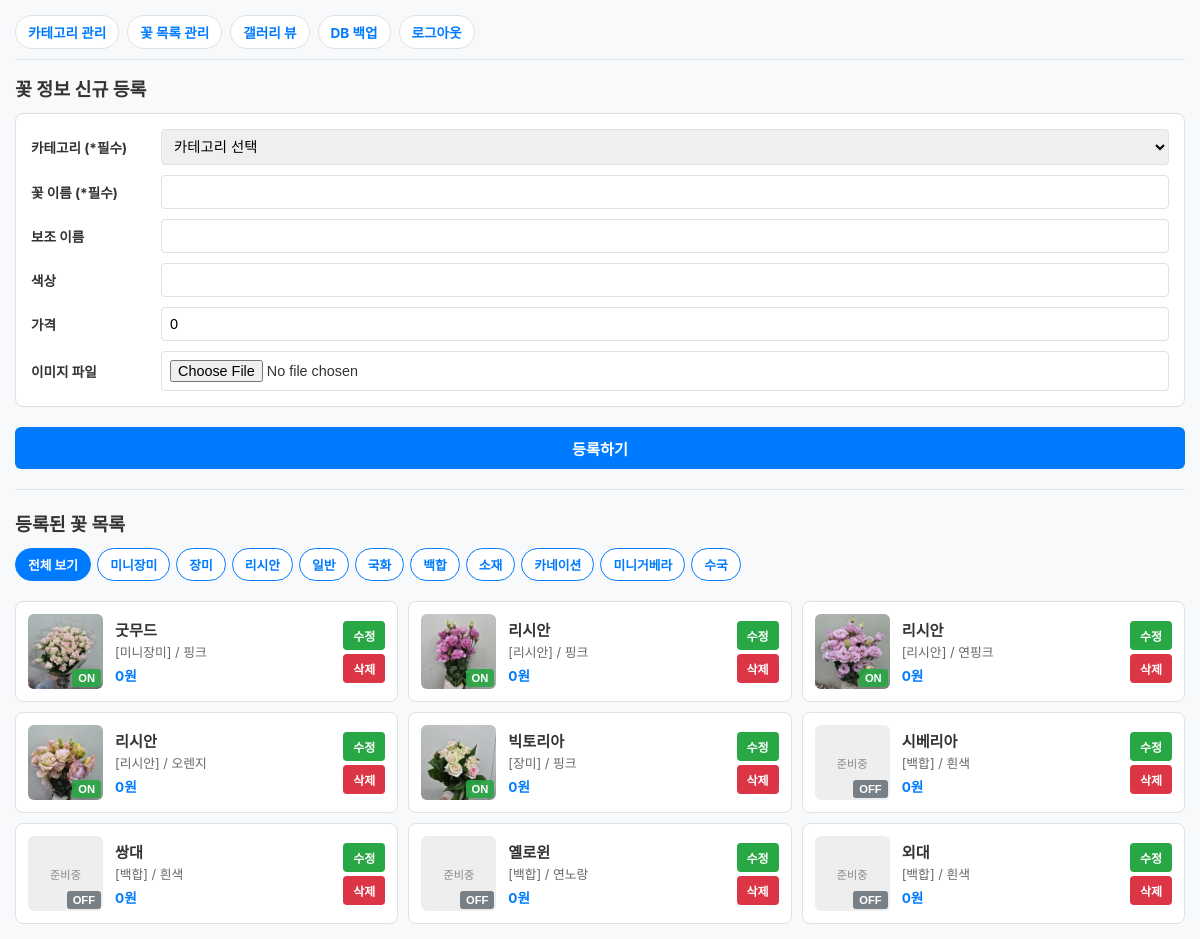
Before: /admin/flower (signed in) with the older database file.
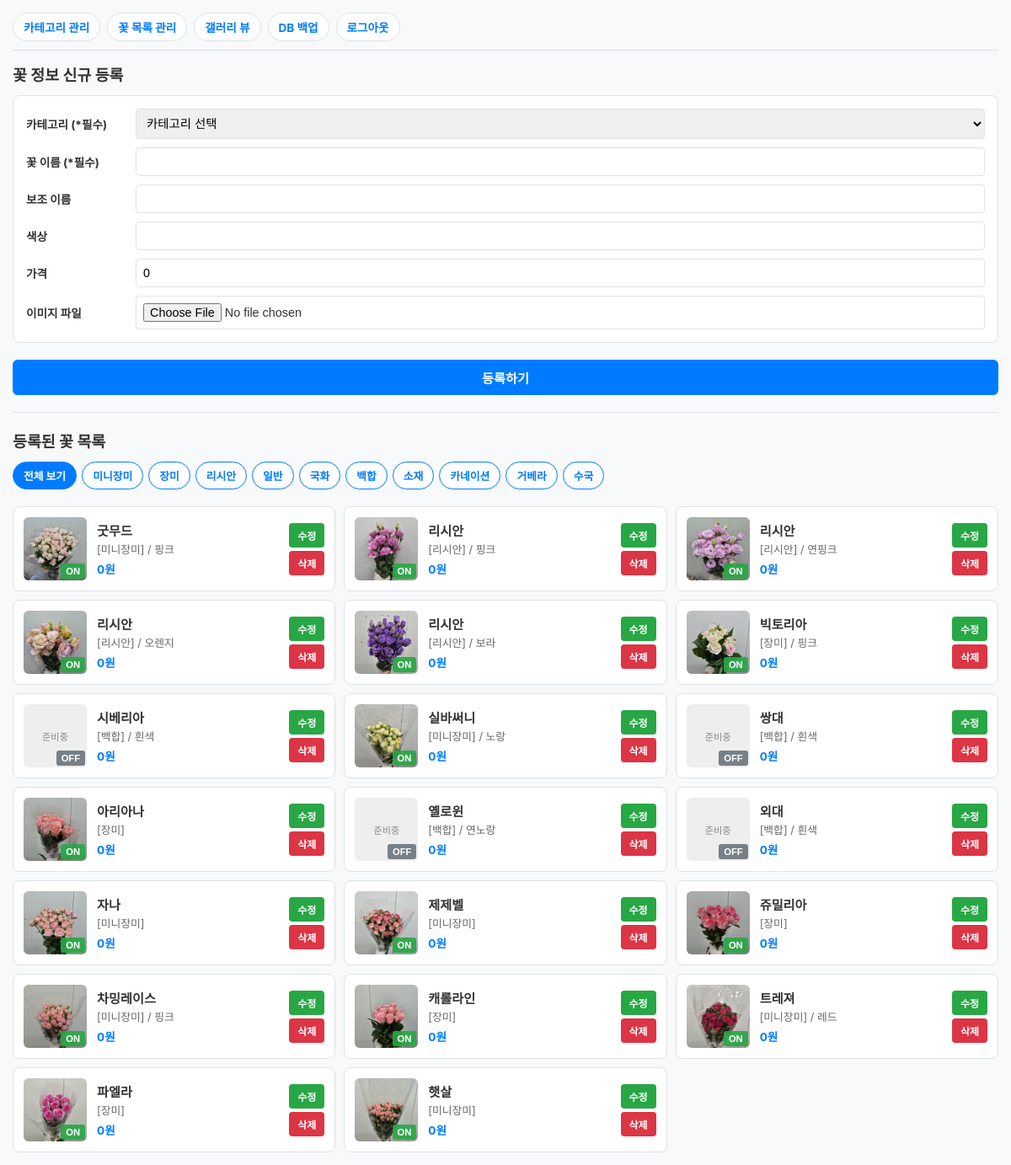
After: the same page with the newer database file.
### models.py (models this page shows)
class Category(Base):
    __tablename__ = "category"
    idx = Column(Integer, primary_key=True, autoincrement=True, index=True)
    name = Column(String, nullable=False)
    order_no = Column(Integer, default=0, index=True)  # 순서 정렬용 컬럼
    flowers = relationship("FlowerList", back_populates="category_rel")

class FlowerList(Base):
    __tablename__ = "flower_list"
    idx = Column(Integer, primary_key=True, autoincrement=True, index=True)
    update_date = Column(DateTime, server_default=func.now(), onupdate=func.now())
    category = Column(Integer, ForeignKey("category.idx", ondelete="SET NULL"), nullable=True)
    name = Column(String, nullable=False)
    name2 = Column(String, nullable=True)
    color = Column(String, nullable=True)
    price = Column(Integer, default=0)
    img_path = Column(String, nullable=True)
    view = Column(Integer, default=1)
    category_rel = relationship("Category", back_populates="flowers")

### main.py (the view)
@app.get("/admin/flower", response_class=HTMLResponse)
def flower_page(
    request: Request,
    category_id: int = None,
    db: Session = Depends(get_db)
):
    if not request.session.get("is_admin"):
        return RedirectResponse(url="/admin/login", status_code=303)
    categories = db.query(models.Category).order_by(models.Category.order_no.asc(), models.Category.idx.asc()).all()
    query = db.query(models.FlowerList)
    if category_id:
        query = query.filter(models.FlowerList.category == category_id)
    flowers = query.order_by(models.FlowerList.name.asc()).all()
    return templates.TemplateResponse(
        request=request,
        name="admin/flower_list.html",
        context={
            "categories": categories,
            "flowers": flowers,
            "selected_category": category_id
        }
    )

### templates/admin/flower_list.html (shortened to what this page needs)
<!DOCTYPE html>
<html lang="ko">
<head>
</head>
<body>
    <nav>
        <a href="/admin/category">카테고리 관리</a>
        <a href="/admin/flower">꽃 목록 관리</a>
        <a href="/admin/gallery-view">갤러리 뷰</a>
        <a href="/admin/db-backup">DB 백업</a>
        <a href="/admin/logout">로그아웃</a>
    </nav>
    <h2>꽃 정보 신규 등록</h2>
    <form action="/admin/flower" method="post" enctype="multipart/form-data">
        <div class="form-grid">
            <label>카테고리 (*필수)</label>
            <select name="category_idx" required>
                <option value="">카테고리 선택</option>
            </select>
            <label>꽃 이름 (*필수)</label>
            <input type="text" name="name" required>
            <label>보조 이름</label>
            <input type="text" name="name2">
            <label>색상</label>
            <input type="text" name="color">
            <label>가격</label>
            <input type="number" name="price" value="0">
            <label>이미지 파일</label>
            <input type="file" name="file" accept="image/*">
        </div>
        <button type="submit" class="btn-submit">등록하기</button>
    </form>
    <hr style="margin: 20px 0; border: none; border-top: 1px solid var(--border-color);">
    <h2>등록된 꽃 목록</h2>
    <div class="filter-bar">
        <a href="/admin/flower" class="filter-btn {% if not selected_category %}active{% endif %}">전체 보기</a>
        {% for cat in categories %}
        <a href="/admin/flower?category_id={{ cat.idx }}" class="filter-btn {% if selected_category == cat.idx %}active{% endif %}">
            {{ cat.name }}
        </a>
        {% endfor %}
    </div>
    <div class="flower-cards-grid">
        {% for flower in flowers %}
        <div class="flower-item-card">
            <div class="img-container">
                {% if flower.img_path %}
                <img src="/{{ flower.img_path }}" alt="{{ flower.name }}">
                {% else %}
                <div class="no-img-box">준비중</div>
                {% endif %}
                {% set current_url = '/admin/flower?category_id=' ~ selected_category if selected_category else '/admin/flower' %}
                <form action="/admin/flower/toggle-view/{{ flower.idx }}?redirect_to={{ current_url }}" method="post" class="toggle-overlay">
                    {% if flower.view == 1 %}
                    <button type="submit" class="btn-view-on">ON</button>
                    {% else %}
                    <button type="submit" class="btn-view-off">OFF</button>
                    {% endif %}
                </form>
            </div>
            <div class="item-info">
                <div class="item-title">{{ flower.name }}</div>
                <div class="item-sub">
                    [{{ flower.category_rel.name if flower.category_rel else '-' }}]
                    {% if flower.color %}/ {{ flower.color }}{% endif %}
                </div>
                <div class="item-price">{{ "{:,}".format(flower.price) }}원</div>
            </div>
            <div class="item-actions">
                <button class="btn-edit" onclick="openEditModal(
                    '{{ flower.idx }}',
                    '{{ flower.category or '' }}',
                    '{{ flower.name }}',
                    '{{ flower.name2 or '' }}',
                    '{{ flower.color or '' }}',
                    '{{ flower.price }}'
                )">수정</button>
                <form action="/admin/flower/delete/{{ flower.idx }}?redirect_to={{ current_url }}" method="post" style="margin:0;" onsubmit="return confirm('정말 삭제하시겠습니까?');">
                    <button type="submit" class="btn-delete">삭제</button>
                </form>
            </div>
        </div>
        {% endfor %}
    </div>
</body>
</html>

Changed rows visible on the page:
changed Category: name "미니거베라" → "거베라"
added FlowerList: img_path (picture), view "ON", name "리시안", category_rel "리시안", color "보라", price "0"
changed FlowerList "빅토리아": img_path: a different picture
added FlowerList: img_path (picture), view "ON", name "실바써니", category_rel "미니장미", color "노랑", price "0"
added FlowerList: img_path (picture), view "ON", name "아리아나", category_rel "장미", price "0"
added FlowerList: img_path (picture), view "ON", name "자나", category_rel "미니장미", price "0"
added FlowerList: img_path (picture), view "ON", name "제제벨", category_rel "미니장미", price "0"
added FlowerList: img_path (picture), view "ON", name "쥬밀리아", category_rel "장미", price "0"
added FlowerList: img_path (picture), view "ON", name "차밍레이스", category_rel "미니장미", color "핑크", price "0"
added FlowerList: img_path (picture), view "ON", name "캐롤라인", category_rel "장미", price "0"
added FlowerList: img_path (picture), view "ON", name "트레져", category_rel "미니장미", color "레드", price "0"
added FlowerList: img_path (picture), view "ON", name "파엘라", category_rel "장미", price "0"
added FlowerList: img_path (picture), view "ON", name "햇살", category_rel "미니장미", price "0"
